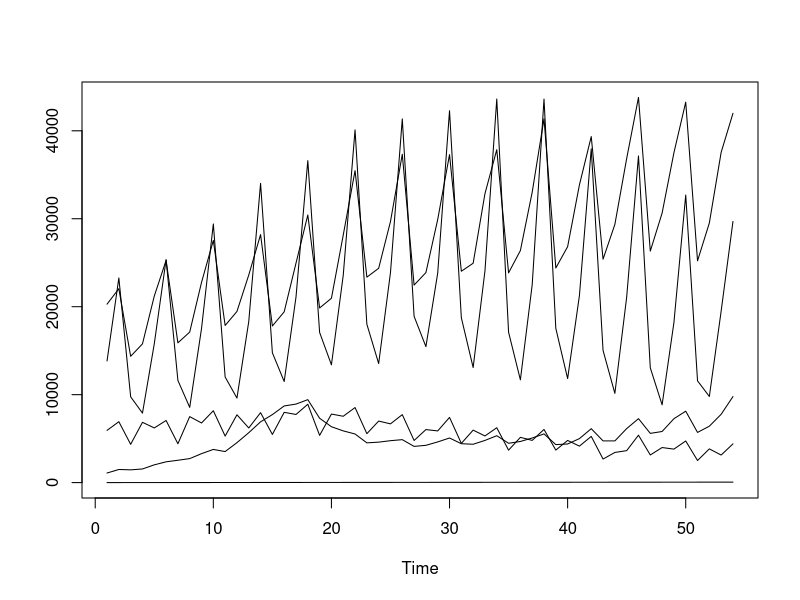
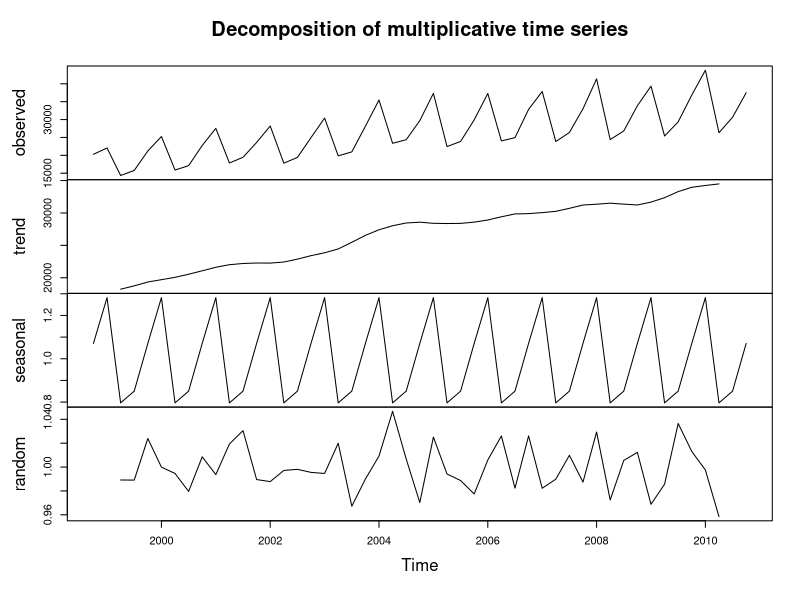
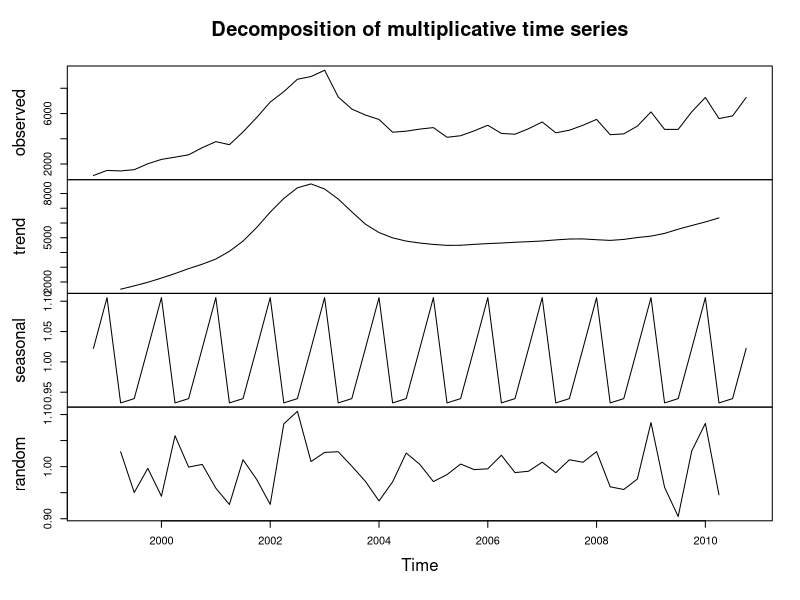
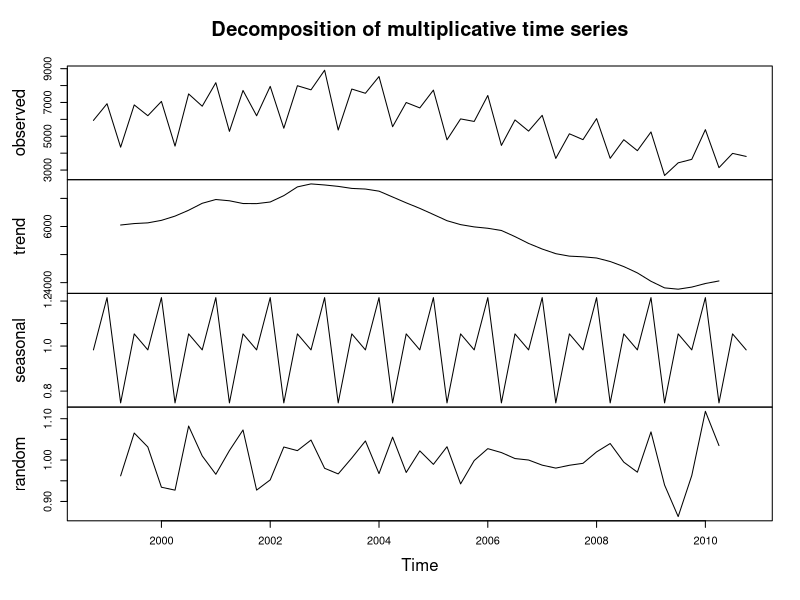
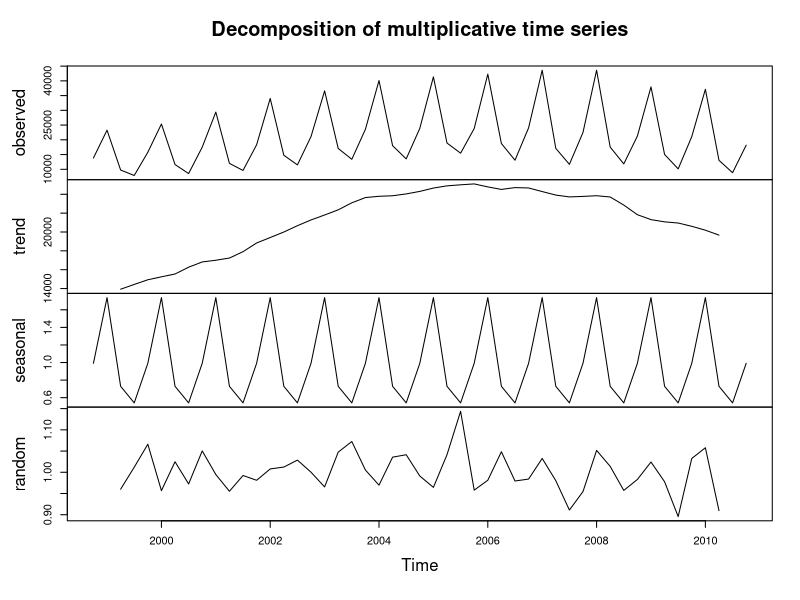

Write R code to recreate these figures, in order. (Note: this script raises an error after producing the figures.)
## ---- chunk 1
visitor <- read.csv("visitors.csv")
for (i in 2:5){
 assign( paste0(names(visitor)[i], "_train"), ts(visitor[-c(50:54),i], frequency = 4, start = c(1998,4))  )
   assign( paste0(names(visitor)[i], "_test"), ts(visitor[50:53,i], frequency = 4, start = c(2011,1))  )
}
## ---- chunk 2
ts.plot(visitor)
## ---- chunk 3
decompose_a <- decompose(Australia_train, type="mult")
plot(decompose_a)
decompose_b <- decompose(China_train, type="mult")
plot(decompose_b)
decompose_c <- decompose(Japan_train, type="mult")
plot(decompose_c)
decompose_d <- decompose(United.Kingdom_train, type="mult")
plot(decompose_d)
## ---- chunk 4
dnhtemp_a <- diff(Australia_train , differences = 1)
adf.test(dnhtemp_a)
dnhtemp_b <- diff(China_train , differences = 3)
adf.test(dnhtemp_b)
dnhtemp_c <- diff(Japan_train , differences = 2)
adf.test(dnhtemp_c)
dnhtemp_d <- diff(United.Kingdom_train , differences = 1)
adf.test(dnhtemp_d)

## ---- chunk 5
Box.test(Australia_train,12,"Ljung")
Box.test(Chian_train,12,"Ljung")
Box.test(Japan_train,12,"Ljung")
Box.test(United.Kingom_train,12,"Ljung")
## ---- chunk 6
tsdisplay(dnhtemp_a , lag.max = 30)
tsdisplay(dnhtemp_b , lag.max = 30)
tsdisplay(dnhtemp_c , lag.max = 30)
tsdisplay(dnhtemp_d , lag.max = 30)
## ---- chunk 7
ma1 = arima(Australia_train,order=c(3,1,24))
ma2 = arima(China_train,order=c(3,3,24))
ma3 = arima(Japan_train,order=c(3,2,28))
ma4 = arima(United.Kingdom_train,order=c(3,1,20))
ma1 %>% forecast(4) %>% autoplot
ma2 %>% forecast(4) %>% autoplot
ma3 %>% forecast(4) %>% autoplot
ma4 %>% forecast(4) %>% autoplot
## ---- chunk 8
tsdiag(ma1,gof=5,omit.initial=F) 
tsdiag(ma2,gof=5,omit.initial=F) 
tsdiag(ma3,gof=5,omit.initial=F) 
tsdiag(ma4,gof=5,omit.initial=F) 
## ---- chunk 9
pre1 = ma1 %>% forecast(4)
pre2 = ma2 %>% forecast(4)
pre3 = ma3 %>% forecast(4) 
pre4 = ma4 %>% forecast(4) 
accuracy( pre1$mean , Australia_test) #can get RMSE MAE MAPE MASE...
accuracy( pre2$mean , China_test)
accuracy( pre3$mean , Japan_test)
accuracy( pre4$mean , United.Kingdom_test)
## ---- chunk 10
ks.test( pre1$mean , Australia_test  )
ks.test( pre2$mean , China_test  )
ks.test( pre3$mean , Japan_test  )
ks.test( pre4$mean , United.Kingdom_test  )
